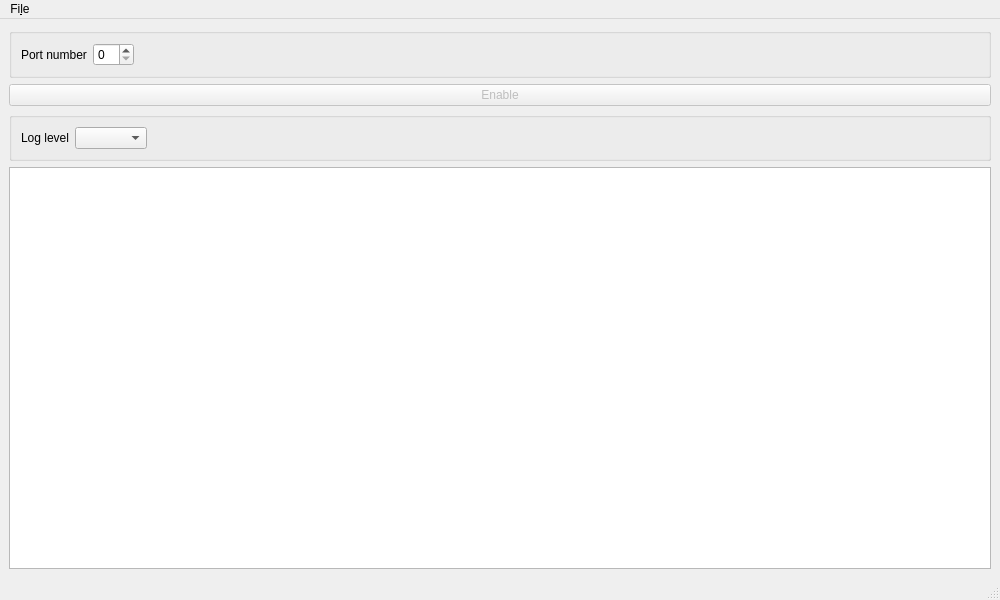
<?xml version="1.0" encoding="UTF-8"?>
<ui version="4.0">
 <class>ServerWindowClass</class>
 <widget class="QMainWindow" name="ServerWindowClass">
  <property name="geometry">
   <rect>
    <x>0</x>
    <y>0</y>
    <width>1000</width>
    <height>600</height>
   </rect>
  </property>
  <property name="windowTitle">
   <string>Test Server</string>
  </property>
  <widget class="QWidget" name="centralwidget">
   <layout class="QVBoxLayout" name="verticalLayout">
    <item>
     <widget class="QGroupBox" name="groupBox">
      <layout class="QGridLayout" name="gridLayout">
       <item row="0" column="1">
        <widget class="QLabel" name="label">
         <property name="text">
          <string>Port number</string>
         </property>
        </widget>
       </item>
       <item row="0" column="3">
        <spacer name="horizontalSpacer">
         <property name="orientation">
          <enum>Qt::Horizontal</enum>
         </property>
         <property name="sizeHint" stdset="0">
          <size>
           <width>2000</width>
           <height>0</height>
          </size>
         </property>
        </spacer>
       </item>
       <item row="0" column="2">
        <widget class="QSpinBox" name="portNumberSpinBox"/>
       </item>
      </layout>
     </widget>
    </item>
    <item>
     <widget class="QPushButton" name="enableDisableButton">
      <property name="enabled">
       <bool>false</bool>
      </property>
      <property name="text">
       <string>Enable</string>
      </property>
     </widget>
    </item>
    <item>
     <widget class="QGroupBox" name="groupBox_2">
      <property name="title">
       <string/>
      </property>
      <layout class="QHBoxLayout" name="horizontalLayout">
       <item>
        <widget class="QLabel" name="label_2">
         <property name="text">
          <string>Log level</string>
         </property>
        </widget>
       </item>
       <item>
        <widget class="QComboBox" name="logLevelComboBox"/>
       </item>
       <item>
        <spacer name="horizontalSpacer_2">
         <property name="orientation">
          <enum>Qt::Horizontal</enum>
         </property>
         <property name="sizeHint" stdset="0">
          <size>
           <width>40</width>
           <height>20</height>
          </size>
         </property>
        </spacer>
       </item>
      </layout>
     </widget>
    </item>
    <item>
     <widget class="QPlainTextEdit" name="logPlainTextEdit">
      <property name="undoRedoEnabled">
       <bool>false</bool>
      </property>
      <property name="lineWrapMode">
       <enum>QPlainTextEdit::NoWrap</enum>
      </property>
      <property name="readOnly">
       <bool>true</bool>
      </property>
      <property name="textInteractionFlags">
       <set>Qt::TextSelectableByMouse</set>
      </property>
     </widget>
    </item>
   </layout>
  </widget>
  <widget class="QMenuBar" name="menubar">
   <property name="geometry">
    <rect>
     <x>0</x>
     <y>0</y>
     <width>1000</width>
     <height>32</height>
    </rect>
   </property>
   <widget class="QMenu" name="menuFile">
    <property name="title">
     <string>Fi&amp;le</string>
    </property>
    <addaction name="exitAction"/>
   </widget>
   <addaction name="menuFile"/>
  </widget>
  <widget class="QStatusBar" name="statusbar"/>
  <action name="exitAction">
   <property name="text">
    <string>&amp;Exit</string>
   </property>
  </action>
 </widget>
 <resources/>
 <connections/>
</ui>
